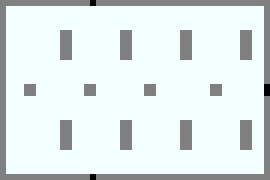
#> input picture Project/maps/obstacles_2.png, 45 x 30 px (shown 6 times larger)
$ python main.py
#> lines starting #> are read from the running program, lines starting #| are printed output that depends on the picture
### Project/mapLoading.py
import numpy as np
from PIL import Image
import os
EMPTY, TREE, FIRE, WALL, EXIT = 0, 1, 2, 3, 4

# create the grid from some image
# if many values become empty the color profile might not be set correctly
# for testing sRGB was used and the image was saved as PNG24
def loadFromImage(path, source=None):
#> called with path = './maps/obstacles_2.png'
    base_path = os.path.dirname(__file__)
    full_path = os.path.join(base_path, path)

    image = Image.open(full_path)
#> image is the input picture: PIL image 45x30 RGB; mean R, G, B 222.8, 231.9, 231.9
    if image.mode != 'RGB':
        image = image.convert('RGB')
    image_array = np.array(image)
    mapping = {(0, 0, 0): 2, #door
               (128, 128, 128): 1, #wall
               (244, 255, 255): 0, #empty
               (255, 0, 0): 2,}
    default_value = 0
    mapped_array = np.apply_along_axis(
        lambda pixel: mapping.get(tuple(pixel), default_value), 2, image_array
    )
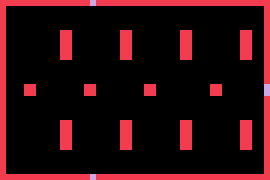
#> mapped_array: shape (30, 45) int64 (shown 6 times larger); 3 distinct labels, from 0 to 2; one colour per label, 0 black

    if source is not None:
        mapped_array[source[0]][source[1]] = 2
    return mapped_array

# create the grid from a txt file
# [5 lines left out: function loadFromfile, not called in this run]

# array = loadFromImage('./maps/threedoorss+wall.png')
# np.save('numpytest', array)

### Project/structures.py
from baseClasses import BaseLayer
from agentEvacuee import EvacueeAgent
import random
from typing import Optional, Sequence, Tuple
import numpy as np
from matplotlib.colors import ListedColormap, BoundaryNorm
from matplotlib.lines import Line2D
import copy
import matplotlib.pyplot as plt
from IPython.display import display, HTML, Image
import matplotlib.animation as animation

from tqdm import tqdm


class StructureLayer(BaseLayer):
    EMPTY, WALL, DOOR = 0,1,2

    # [9 lines left out: function add_wall, not called in this run]

    def add_door(self, x,y):
        self.grid[y][x] = self.DOOR

    # [5 lines left out: function create_room, not called in this run]

    def update(self, env): pass


fire_cmap = ListedColormap(['#ffffff', '#fd8d3c', '#e31a1c'])
fire_norm = BoundaryNorm([0, 1, 2, 3], fire_cmap.N)
class Environment:
    """
    Holds layers and agents.
    - .set_seed(seed): fix randomness before setup
    - .save_initial_state(): snapshot for reproducible runs
    - .display(): static frame
    - .animate(steps,interval): inline animation starting at Step 0
    """
    def __init__(self, width: int, height: int):
        self.width, self.height = width, height
        self.layers = {}
        self.agents = []
        self._layers_snapshot = None
        self._agents_snapshot = None
        self._rng_snapshot = None
        self.time = 0

    def set_seed(self, seed: int):
        random.seed(seed)
        return self

    def add_layer(self, name: str, layer: BaseLayer):
        if layer.width != self.width or layer.height != self.height:
            raise ValueError("Layer size mismatch")
        self.layers[name] = layer
        return self

    def get_layer(self, name: str):
        return self.layers.get(name)

    def add_agent(self, agent: 'EvacueeAgent'):
        self.agents.append(agent)
        return self

    def compute_evacuee_count(self, density:str):
        density_map = {
            'small': 0.05,
            'medium': 0.15,
            'large': 0.25
        }
        try:
            p = density_map[density]
        except KeyError:
            raise ValueError("density must be one of: 'small','medium','large'")

        base = self.width * self.height

        return max(1, int(base/4 * p))

    def spawn_agents(self, count: int = None, density: str = None):
        if density is not None:
            count = self.compute_evacuee_count(density)

        if count is None:
            raise ValueError("Must supply either count or density")
        print(f"Evacuee count: {count}")
        return self.spawn_agents_randomly(count)


    def spawn_agents_randomly(self, n: int):
        struct = self.get_layer('structure')
        if struct is None:
            raise RuntimeError("Add structure layer first")
        empties = [
            (x,y)
            for y in range(self.height)
            for x in range(self.width)
            if struct.grid[y][x] == struct.EMPTY
        ]
        if n > len(empties):
            raise ValueError(f"Only {len(empties)} free cells")
        for x,y in random.sample(empties, n):
            self.add_agent(EvacueeAgent(x,y))
        return self

    def ignite_fire_randomly(self, n: int = 1):
        fire = self.get_layer("fire")
        struct = self.get_layer("structure")

        if fire is None or struct is None:
            raise RuntimeError("Must add both 'structure' and 'fire' layers first")

        # collect all floor cells (EMPTY == 0)
        empties = [
            (x, y)
            for y in range(self.height)
            for x in range(self.width)
            if struct.grid[y][x] == struct.EMPTY
        ]

        if n > len(empties):
            raise ValueError(f"Only {len(empties)} free cells to ignite")

        # sample without replacement and ignite
        for x, y in random.sample(empties, k=n):
            fire.ignite(x, y)

        return self

    # [36 lines left out: function ignite_fire, not called in this run]


    def get_exits(self):
        struct = self.get_layer('structure')
        exits = []
        if struct:
            for y in range(self.height):
                for x in range(self.width):
                    if struct.grid[y][x] == struct.DOOR and (
                       x in (0, self.width-1) or y in (0, self.height-1)
                    ):
                        exits.append((x,y))
        return exits

    def update_layers(self):
        for layer in self.layers.values():
            layer.update(self)

    def update_agents(self):
        for a in self.agents:
            a.update(self)

    # [127 lines left out: functions step, _draw, display, not called in this run]

    def save_initial_state(self):
        """Snapshot all layers, agents, and RNG state."""
        self._layers_snapshot = copy.deepcopy(self.layers)
        self._agents_snapshot = copy.deepcopy(self.agents)
        self._rng_snapshot    = random.getstate()
        return self

    def reset(self):
        """Restore to the snapshot taken by save_initial_state()."""
        if self._layers_snapshot is None:
            raise RuntimeError("Call save_initial_state() first.")
        self.layers = copy.deepcopy(self._layers_snapshot)
        self.agents = copy.deepcopy(self._agents_snapshot)
        random.setstate(self._rng_snapshot)
        return self

    def animate(self, steps: int, interval: int=500, evaluator = None) -> HTML:
        self.reset()
        fig, ax = plt.subplots(figsize=(8,6))
        fig.subplots_adjust(right=0.75)

        pbar = tqdm(total=steps, desc="Sim frames", unit="step")

        def init():
            ax.clear()
            self._draw(ax)
            ax.set_title("Step 0")
            return []

        def update(i):
            ax.clear()
            self.step()
            if evaluator:
                evaluator.update() # Calling evaluator from evaluation metrics
                if evaluator.complete: # Stop the animation once the last evacuee has left the structure/ has died.
                    ani.event_source.stop()
            self._draw(ax)
            ax.set_title(f"Step {i}")
            return []

        def frame_gen():
            """Yield 1,2,... up to `steps`, but bail out early if evaluator.complete."""
            for i in range(1, steps + 1):
                if evaluator and evaluator.complete:
                    pbar.total = pbar.n
                    break
                pbar.update(1)
                yield i
            pbar.close()

        ani = animation.FuncAnimation(
            fig, update,
            #frames=range(1, steps+1),
            frames=frame_gen(),
            init_func=init,
            interval=interval,
            blit=True,
            save_count=steps
        )
        return ani

### Project/aids.py
from baseClasses import BaseLayer

class LightStripLayer(BaseLayer):
    """
    Light strips placed near doors (which signify exits) + turn red if fire is near, stay cyan otherwise
    + Layer-based, so it stays in the same structure as the fire/smoke/firealarms and main grid.
    """

    def __init__(self, width, height, door_coords, check_radius=4):
        super().__init__(width, height)
        self.door_coords = door_coords  # list of (x, y) door locations can use all doors, or only exits
        self.check_radius = check_radius
        self.status = {}  # maps (x,y) to 'safe' or 'unsafe'

        for (x, y) in door_coords:
            for dx in [-1, 0, 1]:
                for dy in [-1, 0, 1]:
                    nx, ny = x + dx, y + dy
                    if 0 <= nx < self.width and 0 <= ny < self.height:
                        self.status[(nx, ny)] = 'safe'  # Default: all safe

    # [18 lines left out: function update, not called in this run]

    def get_status(self, x, y):
        return self.status.get((x, y), 'safe')


class FireAlarmLayer(BaseLayer):
    def __init__(self, width, height, firealarm_coords, radius=6):
        super().__init__(width, height)
        self.radius = radius  # Radius of the hearing range
        self.firealarm_coords = self.set_firealarm(firealarm_coords)  # x, y coords of the fire alarm locations.
        self.activated = False  # which fire alarm have been triggered
        # print(self.firealarm_coords)

    def set_firealarm(self, coords):
        if coords is None:
            grid_coords = []
            padding = 2
            for x in range(self.radius, self.width-self.radius, 2*self.radius+padding):
                for y in range(self.radius, self.height-self.radius, 2*self.radius+padding):
                    grid_coords.append((x, y))
            return grid_coords
        else:
            return coords

    def trigger_firealarm(self):
        # After an evacuee/ agent detects the first they "pull the alarm" and trigger all fire alarms
        self.activated = True  # All speakers ON

    # [9 lines left out: function is_agent_in_range, not called in this run]

    def update(self, env):
        pass

### Project/agentEvacuee.py
#from baseClasses import Environment
from fireSimulation import FireLayer
from math import ceil
import random
import heapq

class EvacueeAgent:
    """
    A* pathfinder + smoke/fire avoidance + collision blocking + panic +
    gradual fire damage & health-based coloring +
    probabilistic smoke‐impairment (always one guaranteed move).
    """
    def __init__(self, x, y,
                 smoke_w=5.0, fire_w=100.0,
                 smoke_damage_rate=10.0, slow_threshold=0.5,
                 fire_damage_rate=20.0,
                 panic_radius=5, panic_smoke_threshold=0.1, panic_speed=1):

        self.x, self.y = x, y
        self.smoke_w, self.fire_w = smoke_w, fire_w
        self.smoke_damage_rate, self.slow_threshold = (
            smoke_damage_rate, slow_threshold)

        self.fire_damage_rate = fire_damage_rate
        self.panic_radius = panic_radius
        self.panicked = False
        self.panic_smoke_threshold = panic_smoke_threshold
        self.panic_speed = panic_speed

        self.health = 100.0
        self.alive = True
        self.reached = False

    # [250 lines left out: functions snapshot, from_snapshot, update, line_of_sight, not called in this run]

### Project/baseClasses.py
from abc import ABC, abstractmethod


class BaseLayer(ABC):
    """Abstract base class for all CA layers."""
    def __init__(self, width: int, height: int):
        self.width, self.height = width, height
        self.grid = [[0]*width for _ in range(height)]

    @abstractmethod
    def update(self, env: 'Environment'):
        pass

### Project/fireSimulation.py
from baseClasses import BaseLayer
import random

class FireLayer(BaseLayer):
    UNBURNED, BURNING, BURNED = 0,1,2

    def __init__(self, w, h, *, p_ignite=0.5, burn_time=4, spread_interval=2):
        super().__init__(w, h)
        self.p_ignite        = p_ignite
        self.burn_time       = burn_time
        self.spread_interval = spread_interval
        self._timer          = [[0]*w for _ in range(h)]
        self._step_count     = 0
        self.neighborhood    = ((-1,-1), (-1,0), (-1,1), (0,-1), (0, 1), (1,-1), (1,0), (1,1))

    def ignite(self, x: int, y: int):
        self.grid[y][x]    = self.BURNING
        self._timer[y][x]  = self.burn_time

    # [43 lines left out: function update, not called in this run]


class SmokeLayer(BaseLayer):
    def __init__(self, w, h, diff_rate=0.2, emit_rate=0.5):
        super().__init__(w, h)
        self.grid      = [[0.0]*w for _ in range(h)]
        self.diff_rate = diff_rate
        self.emit_rate = emit_rate
        self.neighborhood = ((-1,-1), (-1,0), (-1,1), (0,-1), (0, 1), (1,-1), (1,0), (1,1))

    # [21 lines left out: function update, not called in this run]

### Project/EvaluationMetrics.py
# evaluation metrics:
#- death rate (The percentage of evacuees that succesfully evacuated the grid)
#- Completion time (At what time step all agents have exited the building or got eliminated  )

class Evaluation:
    def __init__(self, env):
        self.env = env
        self.complete = False
        self.evac_complete_time = 0
        self.evac_death_rate = None
        self.survival_rate = []


    # [24 lines left out: functions update, report, not called in this run]

### Project/FireAlarm_config.py
# firealarm_configs.py, holds the selection of experimental combination coordinates for the fire alarms. Also includes a function that gets the coords and radius values

FIRE_ALARM_CONFIGS = {
    'baseline': {
        'corners_exp1': {
            'coords': [(7, 7), (7, 22), (22, 22), (22, 7)],
            'radius': 6
        },
        'vertical_exp1': {
            'coords': [(15, 7), (15, 22)],
            'radius': 8
        },
        'Rdiagonal_exp1': {
            'coords': [(7, 7), (22, 22)],
            'radius': 8
        },
        'Ldiagonal_exp1': {
            'coords': [(22, 7), (7, 22)],
            'radius': 8
        },
        'one_exp1': {
            'coords': [(15, 15)],
            'radius': 12
        }
    },

    'threedoors': {
        'corners_exp2': {
            'coords': [(7, 7), (7, 22), (22, 22), (22, 7)],
            'radius': 6
        },
        'vertical_exp2': {
            'coords': [(15, 7), (15, 22)],
            'radius': 8
        },
        'Rdiagonal_exp2': {
            'coords': [(7, 7), (22, 22)],
            'radius': 8
        },
        'Ldiagonal_exp2': {
            'coords': [(22, 7), (7, 22)],
            'radius': 8
        },
        'one_exp2': {
            'coords': [(15, 13)],
            'radius': 12
        }
    },

    'obstacles': {
        'five_exp3': {
            'coords': [(8, 22), (8, 7), (21, 15), (32, 7), (32, 22)],
            'radius': 6
        },
        'corners_exp3': {
            'coords': [(8, 22), (8, 7), (32, 7), (32, 22)],
            'radius': 8
        },
        'three_exp3': {
            'coords': [(8, 15), (21, 15), (32, 15)],
            'radius': 8
        },
        'two_exp3': {
            'coords': [(12, 15), (32, 15)],
            'radius': 10
        },
        'one_exp3': {
            'coords': [(22, 15)],
            'radius': 14
        }
    },

    'offices': {
        'max_exp4': {
            'coords': [(5, 7), (15, 7), (25, 7), (35, 7), (45, 7), (55, 7), (63, 7),
                       (5, 37), (15, 37), (25, 37), (35, 37), (47, 37), (11, 22), (33, 22), (55, 22)],
            'radius': 6
        },
        'rooms_exp4': {
            'coords': [(5, 7), (15, 7), (25, 7), (35, 7), (45, 7), (55, 7), (63, 7),
                       (5, 37), (15, 37), (25, 37), (35, 37), (47, 37)],
            'radius': 6
        },
        'three_exp4': {
            'coords': [(11, 22), (33, 22), (55, 22)],
            'radius': 12
        },
        'one_exp4': {
            'coords': [(33, 22)],
            'radius': 14
        }
    }
}


def get_firealarm_config(map_name: str, config_name: str):
    """
    Returns the fire alarm configuration dictionary for the given map and configuration name.
    """
    try:
        return FIRE_ALARM_CONFIGS[map_name][config_name]
    except KeyError:
        raise ValueError(f"Invalid config: '{map_name}.{config_name}' not found.")

### Project/main.py
# You’ll need display() to render in Colab/Jupyter
from IPython.display import display, HTML, Image
from structures import Environment
from structures import StructureLayer
from fireSimulation import FireLayer, SmokeLayer
from aids import LightStripLayer, FireAlarmLayer
import matplotlib; matplotlib.use("TkAgg") #to run the animations in PyCharm
import matplotlib.pyplot as plt
from mapLoading import *
import numpy as np
from EvaluationMetrics import Evaluation
from FireAlarm_config import get_firealarm_config
import random

if __name__ == "__main__":
    # build & seed

    filepath = './maps/obstacles_2.png'

    floormap = loadFromImage(filepath)
    height, width = floormap.shape
#> height = 30; width = 45

    env = Environment(width, height).set_seed(0)
    struct = StructureLayer(width, height)
    struct.grid = floormap.tolist()
#> struct.grid = 30 items
    env.add_layer('structure', struct)

    fire = FireLayer(width,height, p_ignite=0.5, burn_time=10, spread_interval=2)
    env.add_layer('fire', fire)
    #fire.ignite(5,5)
    #env.ignite_fire([(5, 5), (10, 10)])
    env.ignite_fire_randomly(n=1)

    smoke = SmokeLayer(width,height, diff_rate=0.1, emit_rate=0.4)
    env.add_layer('smoke', smoke)

    exits = env.get_exits()
#> exits = [(15, 0), (44, 14), (44, 15), (15, 29)]
    light = LightStripLayer(width, height, exits)
    env.add_layer('light', light)


    # ==== config settings ==== #
    # Select from baseline, threedoors, obstacles, offices for the first string
    # Select from from floor placement type located in FireAlarm_config
    config = get_firealarm_config('obstacles', 'one_exp3')

    # Initializing FireAlarmLayer
    firealarm = FireAlarmLayer(width, height, firealarm_coords=config['coords'], radius=config['radius'])
    env.add_layer('firealarm', firealarm)

    #env.spawn_agents_randomly(270)
    env.spawn_agents(density='small')
#| Evacuee count: 16
    env.save_initial_state()

    # Evaluator
    evaluator = Evaluation(env)

    # animation
#> (the run stopped early here; a loop or call above may not have finished)
